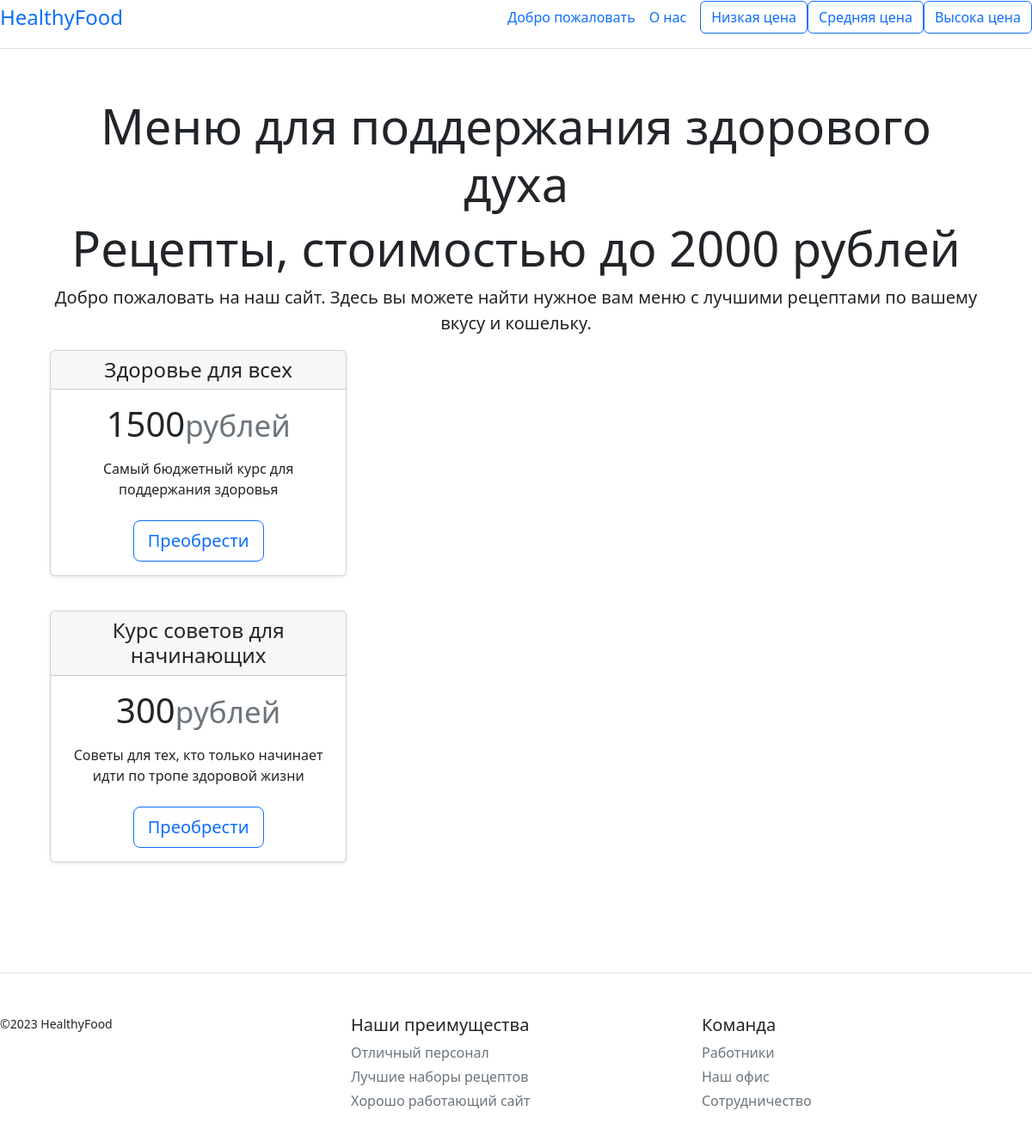
The app's page /filter_1 with its own data.
### data/products.py (models this page shows, shortened)
class Product(SqlAlchemyBase):
    __tablename__ = 'products'
    id = sqlalchemy.Column(sqlalchemy.Integer,
                           primary_key=True, autoincrement=True)
    name = sqlalchemy.Column(sqlalchemy.String(100),
                             nullable=False)
    about = sqlalchemy.Column(sqlalchemy.String(100),
                              nullable=False)
    price = sqlalchemy.Column(sqlalchemy.Integer,
                              nullable=False)

### main.py (the view)
@app.route('/filter_1')
def filter_1():
    items_1 = db_session.create_session().query(Product).filter(Product.price < 2000)
    return render_template('filter_1.html', data=items_1)

### data/db_session.py (called while the page is built)
def create_session() -> Session:
    global __factory
    return __factory()

### templates/filter_1.html (shortened to what this page needs)
{% extends 'base.html' %}
{% block body %}
<div class="container py-3">
    <div class="pricing-header p-3 pb-md-4 mx-auto text-center">
        <h1 class="display-4 fw-normal">Меню для поддержания здорового духа</h1>
        <h1 class="display-4 fw-normal">Рецепты, стоимостью до 2000 рублей</h1>
        <p class="fs-5 text-body-secondary">Добро пожаловать на наш сайт. Здесь вы можете найти нужное вам меню с
            лучшими рецептами по вашему вкусу и кошельку.</p>
        <div class="card-deck mb-3 text-center">
            <div align="center">
            {% for i in data %}
            <main>
                <div class="row row-cols-1 row-cols-md-3 mb-3 text-center">
                    <div class="col">
                        <div class="card mb-4 shadow-sm">
                            <div class="card-header">
                                <h4 class="my-0 front-weight-normal">{{i.name}}</h4>
                            </div>
                            <div class="card-body">
                                <h1 class="card-title pricing-card-title">{{i.price}}<small
                                        class="text-muted">рублей</small></h1>
                                <ul class="list-unstyled mt-3 mb-4">
                                    <li>{{i.about}}</li>
                                </ul>
                                <a href="/buy" class="btn btn-lg btn-block btn-outline-primary"> Преобрести </a>
                            </div>
                        </div>
                    </div>
            </main>
            {% endfor %}
                </div>
        </div>
    </div>
</div>
{% endblock %}

### records on screen
Product: name "Здоровье для всех", price "1500", about "Самый бюджетный курс для поддержания здоровья"
Product: name "Курс советов для начинающих", price "300", about "Советы для тех, кто только начинает идти по тропе здоровой жизни"
